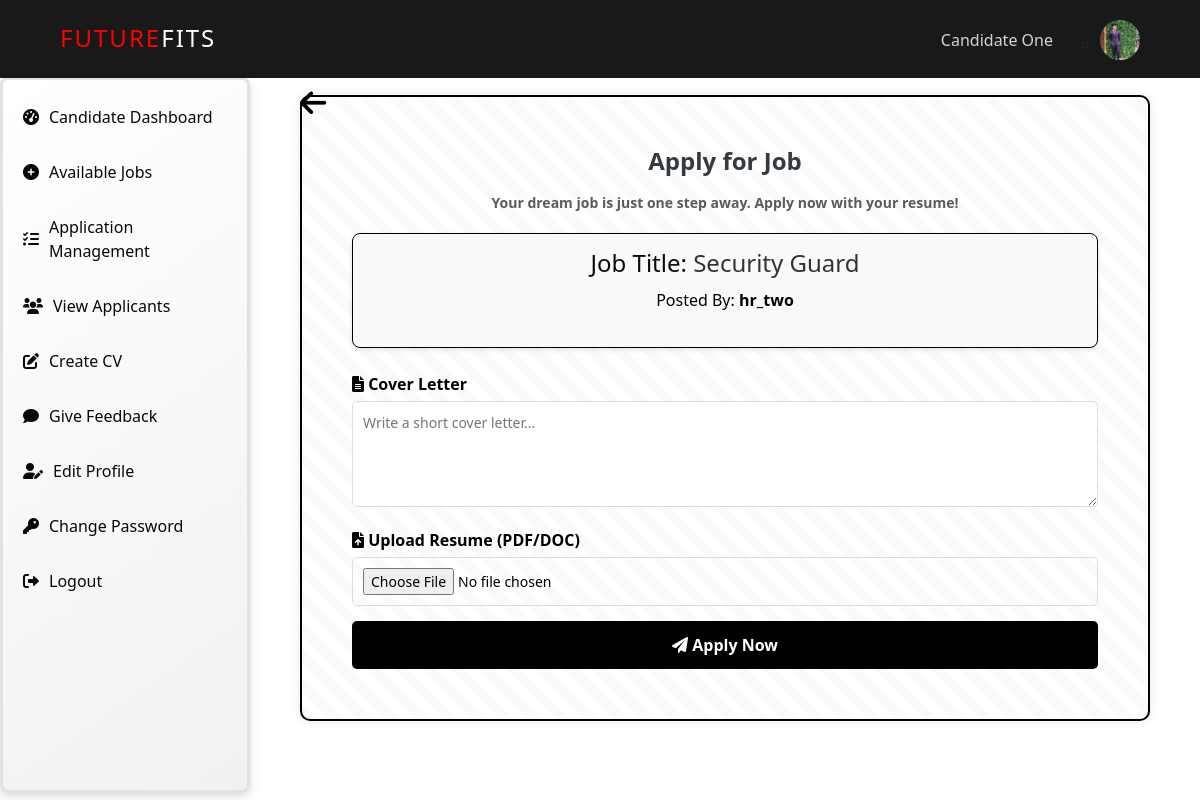
The page /apply-job/37/ (signed in) on the database its author committed.
### JRS/models.py (models this page shows, shortened)
class Candidate(models.Model):
    user = models.OneToOneField(User, on_delete=models.CASCADE)
    username = models.CharField(max_length=100, default='Default User Name')
    first_name = models.CharField(max_length=100, default='Default Candidate First Name',null=False, blank=False,)
    last_name = models.CharField(max_length=100, default='Default Candidate Last Name',null=False, blank=False,)
    email = models.EmailField(unique=True, default='default@email.com')
    skills = models.ManyToManyField(Skill, related_name="candidates")  # Change from TextField
    profile_picture = models.ImageField(upload_to="profile_pictures/", default="profile_pictures/default.png")

class Job(models.Model):
    JOB_TYPES = (
        ('Full-time', 'Full-time'),
        ('Part-time', 'Part-time'),
        ('Internship', 'Internship'),
        ('Contract', 'Contract'),
        ('Freelance', 'Freelance'),
    )
    title = models.CharField(max_length=255)
    description = models.TextField()
    company = models.CharField(max_length=255)
    location = models.CharField(max_length=255)
    job_type = models.CharField(max_length=50, choices=JOB_TYPES)
    salary = models.CharField(max_length=255)
    experience = models.CharField(max_length=255)
    skills = models.CharField(max_length=255)
    education = models.CharField(max_length=255)
    deadline = models.DateField()
    posted_by = models.ForeignKey('HR', on_delete=models.CASCADE)
    created_at = models.DateTimeField(auto_now_add=True)
    updated_at = models.DateTimeField(auto_now=True)

class HR(models.Model):
    user = models.OneToOneField(User, on_delete=models.CASCADE)
    first_name = models.CharField(max_length=255, null=False, blank=False, default="HR")
    last_name = models.CharField(max_length=255, null=False, blank=False, default="User")
    username = models.CharField(max_length=255, unique=True)
    email = models.EmailField(unique=True, default='default@email.com')
    profile_picture = models.ImageField(upload_to="profile_pictures/", default="profile_pictures/default.png")

### JRS/decorators.py (the view)
    def wrapper(request, *args, **kwargs):
        print(f"User: {request.user}, Authenticated: {request.user.is_authenticated}, Groups: {request.user.groups.all()}")
        if not request.user.is_authenticated or not request.user.groups.filter(name='Candidate').exists():
            return HttpResponseForbidden("Access Denied: Candidates only")
        return view_func(request, *args, **kwargs)

### JRS/context_processors.py (called while the page is built)
def hr_profile(request):
    hr = None
    if request.user.is_authenticated:
        try:
            hr = HR.objects.get(user=request.user)
        except HR.DoesNotExist:
            pass
    return {'hr': hr}

def candidate_profile(request):
    candidate = None
    if request.user.is_authenticated:
        try:
            candidate = Candidate.objects.get(user=request.user)
        except Candidate.DoesNotExist:
            pass
    return {'candidate': candidate}

### JRS/views.py (called while the page is built, shortened)
@never_cache
@login_required
@candidate_required
def apply_job(request, job_id):
    job = get_object_or_404(Job, id=job_id)
    if not hasattr(request.user, 'candidate'):
        messages.error(request, "Only candidates can apply for jobs.")
        return redirect('JRS:available_jobs')
    candidate = request.user.candidate
    if JobApplication.objects.filter(candidate=candidate, job=job).exists():
        messages.error(request, 'You Have Already Applied for this Job')
        return redirect('JRS:available_jobs')
    return render(request, 'JRS/apply_job.html', {'job': job})

### JRS/templates/JRS/apply_job.html (shortened to what this page needs)
{% extends "JRS/base3.html" %}
{% load static %}
{% block inlinecss %}
<link href="{% static 'JRS/css/apply_job.css' %}" rel="stylesheet">
<link href="{% static 'JRS/css/base3.css' %}" rel="stylesheet">
<link href="https://cdn.jsdelivr.net/npm/bootstrap@5.3.0/dist/css/bootstrap.min.css" rel="stylesheet">
<link rel="stylesheet" href="https://cdnjs.cloudflare.com/ajax/libs/font-awesome/6.0.0/css/all.min.css">
{% endblock inlinecss %}
{% block main %}
<a href="javascript:history.back()" class="back-arrow" title="Go Back">
    <i class="fas fa-arrow-left"></i>
</a>
<div class="container">
    <div class="apply-job-container">
        <h2 class="text-center fw-bold mb-3" style="color: #343a40;">Apply for Job</h2>
        <b><p class="text-center text-muted">Your dream job is just one step away. Apply now with your resume!</p></b>
        <div class="job-info text-center mb-4">
            <div class="job-title">
                <h4 class="text" style="color:rgb(11, 11, 11);">Job Title: <span style="color: #333;">{{ job.title }}</span></h4>
            </div>
            <div class="posted-by">
                <p style="font-size: 16px;">Posted By: <strong>{{ job.posted_by.username }}</strong></p>
            </div>
        </div>
        <form method="POST" class="apply-form" action="" enctype="multipart/form-data" onsubmit="return confirmApplyJob()">
            <div class="form-group">
                <label for="cover_letter"><i class="fas fa-file-alt"></i> Cover Letter</label>
                <textarea id="cover_letter" name="cover_letter" placeholder="Write a short cover letter..." rows="4" required></textarea>
            </div>
            <div class="form-group">
                <label for="resume"><i class="fas fa-file-upload"></i> Upload Resume (PDF/DOC)</label>
                <input type="file" id="resume" name="resume" accept=".pdf, .doc, .docx" required>
            </div>
            <button type="submit" class="apply-btn"><i class="fas fa-paper-plane"></i> Apply Now</button>
        </form>
    </div>
</div>
{% endblock main %}

### JRS/templates/JRS/base3.html (shortened to what this page needs)
{% load static %}
<!DOCTYPE html>
<html lang="en">
<head>
    {% block inlinecss %}{% endblock inlinecss %}
    <link href="https://cdn.jsdelivr.net/npm/bootstrap@5.3.3/dist/css/bootstrap.min.css" rel="stylesheet">
    <link href="https://cdnjs.cloudflare.com/ajax/libs/font-awesome/6.0.0-beta3/css/all.min.css" rel="stylesheet">
</head>
<body>
    {% block navbar %}
    <header>
      <nav>
        <div class="logo">Future<span>Fits</span></div>
        <ul class="nav-links" id="nav-links">
            <div class="user-name">
                {% if candidate %}
                    {% if candidate.first_name and candidate.last_name %}
                        {{ candidate.first_name }} {{ candidate.last_name }}
                    {% else %}
                        Guest
                    {% endif %}
                {% else %}
                    Guest
                {% endif %}
            </div>
            <ul class="login-register">
                <li class="dropdown">
                    <div class="user-profile-wrapper">
                        <div class="profile-circle">
                            <img src="{% if candidate.profile_picture %}{{ candidate.profile_picture.url }}{% else %}{% static 'JRS/Images/profile.jpg' %} {% endif %}" alt="Profile Picture" class="rounded-circle" width="40" height="40">
                        </div>
                    </div>
                </li>
            </ul>
        </ul>
      </nav>
    </header>
    {% endblock navbar %}
    <div class="sidebar">
        <ul>
            <li><a href="{% url "JRS:candidate_dashboard" %}"><i class="fas fa-tachometer-alt"></i>Candidate Dashboard</a></li>
            <li><a href="{% url "JRS:available_jobs" %}"><i class="fas fa-plus-circle"></i>Available Jobs</a></li>
            <li><a href="{% url "JRS:view_applications" %}"><i class="fas fa-tasks"></i> Application Management</a></li>
            <li><a href="#"><i class="fas fa-users"></i> View Applicants</a></li>
            <li><a href="#"><i class="fas fa-edit"></i> Create CV</a></li>
            <li><a href="{% url "JRS:feedback_candidate_page" %}"><i class="fas fa-comment"></i> Give Feedback</a></li>
            <li><a href="{% url "JRS:edit_profile_candidate" %}"><i class="fas fa-user-edit"></i> Edit Profile</a></li>
            <li><a href="{% url "JRS:change_password_candidate" %}"><i class="fas fa-key"></i> Change Password</a></li>
            <li><a href="{% url "JRS:logout_users" %}" onclick="return confirm('Are you sure you want to log out?');"><i class="fas fa-sign-out-alt"></i> Logout</a></li>
        </ul>
    </div>
    <div class="main-content">
        {% block main %}
        {% endblock main %}
    </div>
</body>
</html>

### JRS/static/JRS/CSS/apply_job.css (style rules this page uses)
body, html { overflow: hidden; }
.back-arrow { position: absolute; top: 80px; left: 300px; color: #000000; font-size: 30px; text-decoration: none; transition: color 0.3s ease; }
.apply-job-container { background: repeating-linear-gradient( 45deg, rgba(0, 0, 0, 0.02), rgba(0, 0, 0, 0.02) 10px, transparent 10px, transparent 20px ); color: #000000; max-width: 850px; margin: 75px auto 40px; padding: 50px; border: 2px solid #000000; border-radius: 10px; box-shadow: 0px 0px 10px rgba(0, 0, 0, 0.1); }
.job-info { background: #f8f9fa; padding: 15px; border-radius: 8px; border: 1px solid #000000; box-shadow: 0 2px 5px rgba(0, 0, 0, 0.1); }
.job-title { margin-bottom: 10px; }
.job-title h4 { margin: 0; }
.posted-by p { margin: 0; }
.apply-job-container h2 { font-size: 24px; font-weight: bold; text-align: center; margin-bottom: 15px; }
.apply-job-container p { font-size: 14px; text-align: center; margin-bottom: 20px; }
.form-group { margin-bottom: 15px; }
.form-group label { font-weight: bold; display: block; margin-bottom: 5px; }
.form-group textarea, .form-group input { width: 100%; padding: 10px; border: 1px solid #ddd; border-radius: 5px; font-size: 14px; }
.apply-btn { width: 100%; background: #000000; color: #ffffff; padding: 12px; font-size: 16px; font-weight: bold; border: none; border-radius: 5px; cursor: pointer; transition: 0.3s ease-in-out; }
@media screen and (min-width: 1101px) { .nav-links { display: flex; position: relative; height: auto; width: auto; flex-direction: row; background: transparent; justify-content: flex-end; align-items: center; top: 0; transform: none; opacity: 1; pointer-events: auto; transition: none; } }
@media screen and (min-width: 1101px) { .nav-links li { margin-left: 15px; } }

### JRS/static/JRS/CSS/base3.css (style rules this page uses)
:root { --primary-color: #ff5733; --secondary-color: #8e44ad; --accent-color: #f1c40f; --text-color: #333; --background-color: rgba(255, 255, 255, 0.85); --scrollbar-bg: rgba(0, 0, 0, 0.1); --font-family: "Poppins", sans-serif; }
* { margin: 0; padding: 0; box-sizing: border-box; }
html { overflow-x: hidden; }
body { font-family: var(--font-family); background: #fff; color: var(--text-color); }
header { position: fixed; top: 0; left: 0; right: 0; z-index: 1000; background: rgba(0, 0, 0, 0.9); border-bottom: 2px solid transparent; }
.logo { color: red; font-size: 1.5em; text-transform: uppercase; letter-spacing: 2px; z-index: 1100; margin-right: 0; flex-grow: 0; }
nav { max-width: 1200px; margin: 0 auto; display: flex; align-items: center; padding: 10px 5%; justify-content: flex-start; }
.logo span { color: #fff; }
.nav-links { list-style: none; display: flex; align-items: center; flex-grow: 3; }
.user-profile-wrapper { display: flex; align-items: center; gap: 15px; position: relative; top: 10px; }
.user-name { color: #d8d1d1; font-size: 16px; position: relative; top: 10px; }
.profile-circle { width: 40px; height: 40px; border-radius: 50%; background-color: #ccc; display: flex; align-items: center; justify-content: center; cursor: pointer; border: 2px solid #333; position: relative; font-size: 18px; font-weight: bold; }
body { -ms-overflow-style: none; scrollbar-width: none; overflow: hidden; }
.sidebar { width: 250px; height: 89.5vh; background: #ffffff; color: rgb(5, 5, 5); position: absolute; top: 77px; left: 0; padding-top: 10px; transition: 0.3s; border-radius: 8px; box-shadow: 0 4px 12px rgba(0, 0, 0, 0.1), 0 2px 4px rgba(0, 0, 0, 0.05); border: 3px solid #e2e2e2; background: linear-gradient(145deg, #ffffff, #f1f1f1); }
.sidebar ul { list-style: none; padding: 0; margin: 0; }
.sidebar ul li { padding: 15px 20px; border-bottom: 1px solid rgba(255, 255, 255, 0.1); transition: background 0.3s ease, transform 0.3s ease; border-radius: 8px; }
.sidebar ul li a { color: rgb(8, 8, 8); text-decoration: none; display: flex; align-items: center; font-size: 16px; }
.sidebar ul li a i { margin-right: 10px; }
.main-content { margin-left: 250px; padding: 20px; transition: margin-left 0.3s ease; }

### rows shown on the page
Candidate: first_name "Candidate", last_name "One", profile_picture (picture)
Job: title "Security Guard", posted_by.username "hr_two"
